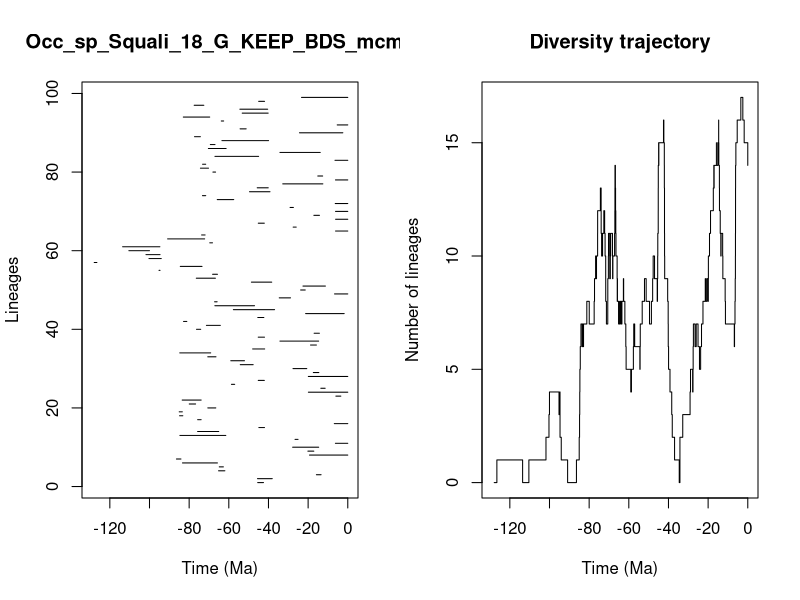

The R source for this figure:


pdf(file='../Results/Species/5_MA_bins_EXT_EP/pyrate_mcmc_logs/Occ_sp_Squali_18_G_KEEP_BDS_mcmc_LTT.pdf',width=0.6*20, height=0.6*10)
title = "Occ_sp_Squali_18_G_KEEP_BDS_mcmc"
ts=c(45.42963635988387, 45.53047830657195,15.822418008092065,65.16961261211824,64.81038716346568,83.36507363405713,86.40846899538774,19.30450563618531,20.123938537598168,27.810565919899577,6.2396836210725,26.59459835352085,84.6704242072622,75.73047786496991,44.84685624674167,6.798375384179297,75.71467295182488,84.83533800142874,85.01467872064575,70.59021519111177,79.95066433220538,83.51466747145668,6.007098821898585,19.869905399044328,13.60032124657795,58.668074903963614,45.15176732940039,19.89647589594068,17.380080185513577,27.630129475985456,54.224652139665274,59.00953545176497,70.61019786771466,84.74013056581626,47.980264223209666,18.786527273758246,34.215056657588974,45.16362838357303,16.970469273817855,76.28866925931878,71.29213831944635,82.82896231451815,45.382551123292636,21.25924839213719,57.69817014162609,67.03350621704959,67.17119076427696,34.565967703011005,6.677725764159856,23.773743425989707,22.59963766550314,48.60229501230709,76.39630219365573,68.17083764807953,95.20047227742066,84.47605404205302,127.88198443413235,100.2632337118321,101.77391705457582,110.39684653038756,113.55429959161104,69.6101418978894,90.86135084922809,73.71625916744777,6.170736419379889,27.545995231409155,45.132017581219785,6.149053935893528,17.105061458443288,6.1830082908876305,29.101697597826973,6.328731846284513,65.83579491479384,73.2853189715523,49.56045722439283,45.67749622060348,32.798833190200334,6.213300253887007,15.12720209760404,68.02439647098201,74.31376987350055,73.22945817400631,6.450385850855399,66.9930244033929,34.21623104195579,70.30453019248891,69.31404109274762,63.47250758462762,77.29381359128163,24.360883507052925,54.30492179591073,5.330447270770383,63.79402680463268,82.9473284227441,53.24417760885617,54.421423012127015,77.47061235205068,44.93733429927637,23.33322820201194)
te=c(42.50241180582424, 38.081690301584935,13.458089790279875,61.98677747336025,62.73208083050484,65.73707527650254,84.13537756838502,0.0,17.125871602385693,14.671133976589783,0.0,25.08572405819625,61.51138656858138,65.07767980168283,41.998701330719,0.0,73.96086538356975,83.19247067015206,83.44328794744948,66.56090203810841,76.74750983327606,73.9416563734793,3.503278882254395,0.0,11.406816296603832,57.037695067177346,42.07117500518322,0.0,14.59725786265266,20.67598955982238,47.71339112580467,52.092447146496895,66.47293022670662,69.13961018618399,41.90905822758257,15.823573548144116,14.688016102966992,42.00129406124251,14.317087495079479,74.17087374083196,64.27466894590148,81.17689523769077,42.32741563580142,1.8172692603223177,36.92278051855671,47.02911900889749,65.89193674102833,28.879499931294813,0.0,21.439743152398254,11.269332664074607,38.3508159497172,66.76241528142594,65.72632210249638,94.68947750620345,73.51058244061261,126.53487707083,94.07005051141196,94.68611525468248,100.01135595978505,94.76176535936328,68.23354758875215,72.18489140306121,71.96076912795418,0.0,26.010234041185818,42.09259174078863,0.0,14.281983818014366,0.0,27.425414122076575,0.0,57.510618152491766,71.63913441394537,39.23127421729631,40.108111468982905,12.57470825253119,0.0,12.67027661018007,66.67395514219116,70.23495376657141,71.65101410249612,0.0,44.96294768320705,13.891419491853958,61.35652650386597,66.97100885526892,39.945906547195534,74.33798624016806,2.497863748625037,51.24642140115587,0.0,62.59437400025437,69.63020616060525,40.14461872349651,40.399833970081424,72.59599791738891,41.96725709298745,0.0)
div_traj=c(0, 1,0,1,2,3,4,3,4,3,2,1,0,1,2,3,4,5,6,7,6,7,6,7,6,7,8,7,8,9,10,9,10,11,12,13,12,13,12,11,10,11,10,11,12,11,10,9,8,7,8,9,10,11,10,9,10,11,10,9,10,11,12,13,14,13,12,11,10,9,8,9,8,7,8,7,8,7,8,9,8,7,6,5,4,5,6,7,6,5,6,7,8,9,8,7,8,9,10,9,8,9,10,11,12,13,14,15,14,15,16,15,14,13,12,11,10,9,8,7,6,5,4,3,2,1,0,1,2,3,4,5,4,5,6,7,6,7,6,5,6,7,8,9,8,9,8,9,10,11,12,13,14,13,14,15,14,15,16,15,14,13,12,11,10,11,10,9,8,7,6,7,8,9,10,11,12,13,14,15,16,17,16,15,14)
time_events=c(127.88198443413235, 126.53487707083,113.55429959161104,110.39684653038756,101.77391705457582,100.2632337118321,100.01135595978505,95.20047227742066,94.76176535936328,94.68947750620345,94.68611525468248,94.07005051141196,90.86135084922809,86.40846899538774,85.01467872064575,84.83533800142874,84.74013056581626,84.6704242072622,84.47605404205302,84.13537756838502,83.51466747145668,83.44328794744948,83.36507363405713,83.19247067015206,82.9473284227441,82.82896231451815,81.17689523769077,79.95066433220538,77.47061235205068,77.29381359128163,76.74750983327606,76.39630219365573,76.28866925931878,75.73047786496991,75.71467295182488,74.33798624016806,74.31376987350055,74.17087374083196,73.96086538356975,73.9416563734793,73.71625916744777,73.51058244061261,73.2853189715523,73.22945817400631,72.59599791738891,72.18489140306121,71.96076912795418,71.65101410249612,71.63913441394537,71.29213831944635,70.61019786771466,70.59021519111177,70.30453019248891,70.23495376657141,69.63020616060525,69.6101418978894,69.31404109274762,69.13961018618399,68.23354758875215,68.17083764807953,68.02439647098201,67.17119076427696,67.03350621704959,66.9930244033929,66.97100885526892,66.76241528142594,66.67395514219116,66.56090203810841,66.47293022670662,65.89193674102833,65.83579491479384,65.73707527650254,65.72632210249638,65.16961261211824,65.07767980168283,64.81038716346568,64.27466894590148,63.79402680463268,63.47250758462762,62.73208083050484,62.59437400025437,61.98677747336025,61.51138656858138,61.35652650386597,59.00953545176497,58.668074903963614,57.69817014162609,57.510618152491766,57.037695067177346,54.421423012127015,54.30492179591073,54.224652139665274,53.24417760885617,52.092447146496895,51.24642140115587,49.56045722439283,48.60229501230709,47.980264223209666,47.71339112580467,47.02911900889749,45.67749622060348,45.53047830657195,45.42963635988387,45.382551123292636,45.16362838357303,45.15176732940039,45.132017581219785,44.96294768320705,44.93733429927637,44.84685624674167,42.50241180582424,42.32741563580142,42.09259174078863,42.07117500518322,42.00129406124251,41.998701330719,41.96725709298745,41.90905822758257,40.399833970081424,40.14461872349651,40.108111468982905,39.945906547195534,39.23127421729631,38.3508159497172,38.081690301584935,36.92278051855671,34.565967703011005,34.21623104195579,34.215056657588974,32.798833190200334,29.101697597826973,28.879499931294813,27.810565919899577,27.630129475985456,27.545995231409155,27.425414122076575,26.59459835352085,26.010234041185818,25.08572405819625,24.360883507052925,23.773743425989707,23.33322820201194,22.59963766550314,21.439743152398254,21.25924839213719,20.67598955982238,20.123938537598168,19.89647589594068,19.869905399044328,19.30450563618531,18.786527273758246,17.380080185513577,17.125871602385693,17.105061458443288,16.970469273817855,15.823573548144116,15.822418008092065,15.12720209760404,14.688016102966992,14.671133976589783,14.59725786265266,14.317087495079479,14.281983818014366,13.891419491853958,13.60032124657795,13.458089790279875,12.67027661018007,12.57470825253119,11.406816296603832,11.269332664074607,6.798375384179297,6.677725764159856,6.450385850855399,6.328731846284513,6.2396836210725,6.213300253887007,6.1830082908876305,6.170736419379889,6.149053935893528,6.007098821898585,5.330447270770383,3.503278882254395,2.497863748625037,1.8172692603223177,0.0)
                par(mfrow=c(1,2))
                L = length(ts)
                plot(ts, 1:L , xlim=c(-max(ts)-1,0), pch=20, type="n", main=title,xlab="Time (Ma)",ylab="Lineages")
                for (i in 1:L){segments(x0=-te[i],y0=i,x1=-ts[i],y1=i)}    
                t = -time_events
                plot(div_traj ~ t,type="s", main = "Diversity trajectory",xlab="Time (Ma)",ylab="Number of lineages",xlim=c(-max(ts)-1,0))
                abline(v=c(65,200,251,367,445),lty=2,col="gray")
                
